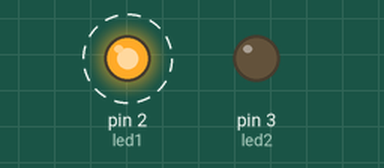
A sketch run on a simulated Arduino Uno, built with avr-gcc and run on an emulated ATmega328P. Parts: output pins drawn as LEDs (lit = HIGH). Dashed ring = blinking. At 1.6 s the program stops and its outputs stay as they are.

Above: at 0.05 s.
At 1.45 s:
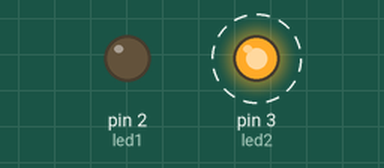
Timing chart, 0 to 3.0 s (numbered marks = the images above):
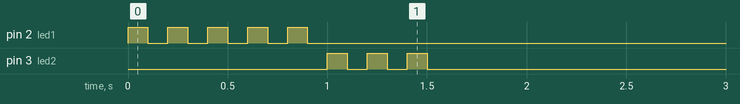

The sketch:

ifStatements.ino
```cpp
int led1=2;
int led2=3;
int timee=100;
int yellowBlink=3;
int redBlink=5;
int i,j;

void setup() {
  // put your setup code here, to run once:
pinMode(led1,OUTPUT);
pinMode(led2,OUTPUT);
Serial.begin(9600);
}
void loop() {
  // put your main code here, to run repeatedly:
  for(j=1;j<=redBlink;j++){
digitalWrite(led1,HIGH);
delay(timee);
digitalWrite(led1,LOW);
delay(timee);
  }
  for(i=1;i<=yellowBlink;i++){
digitalWrite(led2,HIGH);
delay(timee);
digitalWrite(led2,LOW);
delay(timee);
  }
 exit(0);
}
```

Measured:
- by itself, pin 2 (led1): alternates HIGH for 0.10 s and LOW for 0.10 s, 10 changes in all, then stays LOW
- by itself, pin 3 (led2): alternates HIGH for 0.10 s and LOW for 0.10 s, 6 changes in all, then stays LOW
